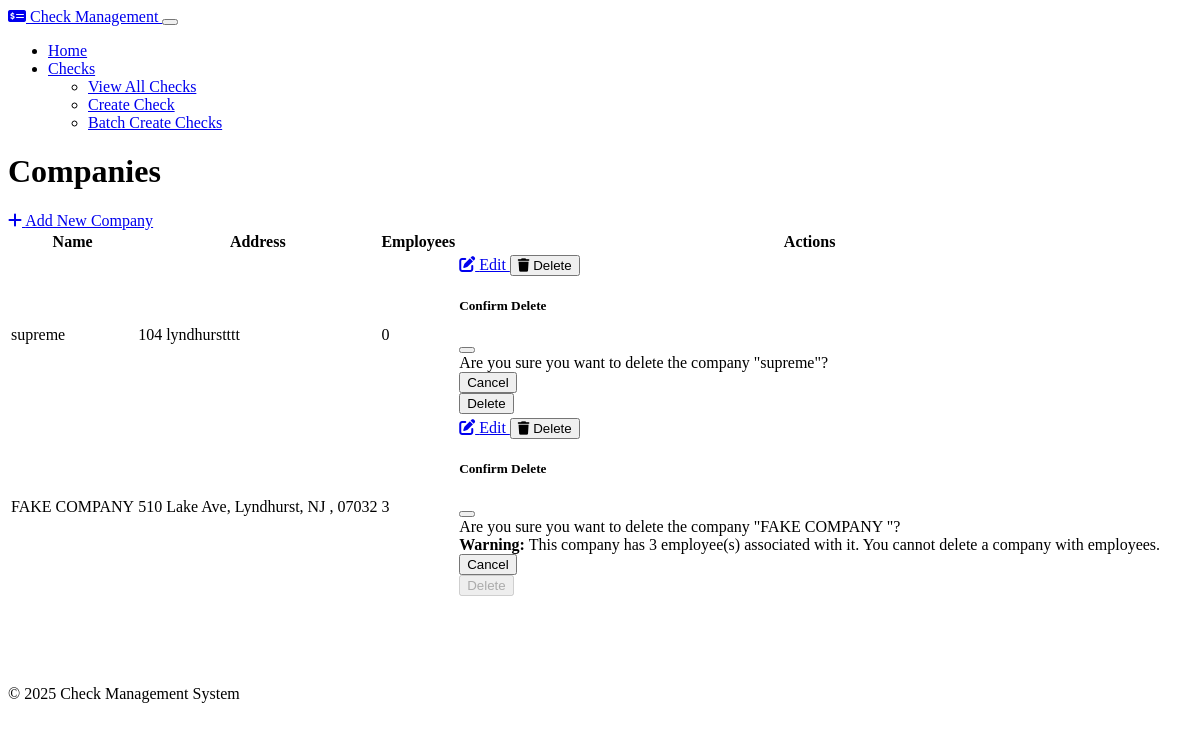
/companies, run on the app's committed database.
### models.py (models this page shows, shortened)
class Company(db.Model):
    id = db.Column(db.Integer, primary_key=True)
    name = db.Column(db.String(100), nullable=False)
    address = db.Column(db.String(200), nullable=False)
    logo = db.Column(db.Text, nullable=True)  # Store as base64 encoded string
    default_bank_id = db.Column(db.Integer, db.ForeignKey('bank.id'), nullable=True)
    employees = db.relationship('Employee', backref='company', lazy=True, cascade="all, delete-orphan")
    checks = db.relationship('Check', backref='company', lazy=True, cascade="all, delete-orphan")
    clients = db.relationship('CompanyClient', backref='company', lazy=True, cascade="all, delete-orphan")
    default_bank = db.relationship('Bank', backref='companies')

### routes.py (the view)
    @app.route('/companies')
    def companies_index():
        companies = Company.query.all()
        return render_template('companies/index.html', companies=companies)

### templates/companies/index.html
{% extends 'layout.html' %}
{% block content %}
<div class="d-flex justify-content-between align-items-center mb-4">
    <h1>Companies</h1>
    <a href="{{ url_for('companies_create') }}" class="btn btn-primary">
        <i class="fas fa-plus me-1"></i> Add New Company
    </a>
</div>
{% if companies %}
    <div class="table-responsive">
        <table class="table table-hover">
            <thead>
                <tr>
                    <th>Name</th>
                    <th>Address</th>
                    <th>Employees</th>
                    <th>Actions</th>
                </tr>
            </thead>
            <tbody>
                {% for company in companies %}
                    <tr>
                        <td>{{ company.name }}</td>
                        <td>{{ company.address }}</td>
                        <td>{{ company.employees|length }}</td>
                        <td>
                            <div class="btn-group" role="group">
                                <a href="{{ url_for('companies_edit', id=company.id) }}" class="btn btn-sm btn-secondary">
                                    <i class="fas fa-edit"></i> Edit
                                </a>
                                <button type="button" class="btn btn-sm btn-danger" data-bs-toggle="modal" data-bs-target="#deleteModal{{ company.id }}">
                                    <i class="fas fa-trash"></i> Delete
                                </button>
                            </div>
                            <div class="modal fade" id="deleteModal{{ company.id }}" tabindex="-1" aria-labelledby="deleteModalLabel{{ company.id }}" aria-hidden="true">
                                <div class="modal-dialog">
                                    <div class="modal-content">
                                        <div class="modal-header">
                                            <h5 class="modal-title" id="deleteModalLabel{{ company.id }}">Confirm Delete</h5>
                                            <button type="button" class="btn-close" data-bs-dismiss="modal" aria-label="Close"></button>
                                        </div>
                                        <div class="modal-body">
                                            Are you sure you want to delete the company "{{ company.name }}"?
                                            {% if company.employees %}
                                                <div class="alert alert-warning mt-2">
                                                    <strong>Warning:</strong> This company has {{ company.employees|length }} employee(s) associated with it. You cannot delete a company with employees.
                                                </div>
                                            {% endif %}
                                        </div>
                                        <div class="modal-footer">
                                            <button type="button" class="btn btn-secondary" data-bs-dismiss="modal">Cancel</button>
                                            <form action="{{ url_for('companies_delete', id=company.id) }}" method="post">
                                                <button type="submit" class="btn btn-danger" {% if company.employees %}disabled{% endif %}>Delete</button>
                                            </form>
                                        </div>
                                    </div>
                                </div>
                            </div>
                        </td>
                    </tr>
                {% endfor %}
            </tbody>
        </table>
    </div>
{% else %}
    <div class="alert alert-info">
        <i class="fas fa-info-circle me-2"></i> No companies found. Please add a company to get started.
    </div>
{% endif %}
{% endblock %}

### static/css/custom.css (style rules this page uses)
.btn-group .btn { transition: all 0.2s ease; }
.table th { font-weight: 600; }

### data on the page
Company: name "supreme", address "104 lyndhurstttt", employees|length "0"
Company: name "FAKE COMPANY", address "510 Lake Ave, Lyndhurst, NJ , 07032", employees|length "3"
